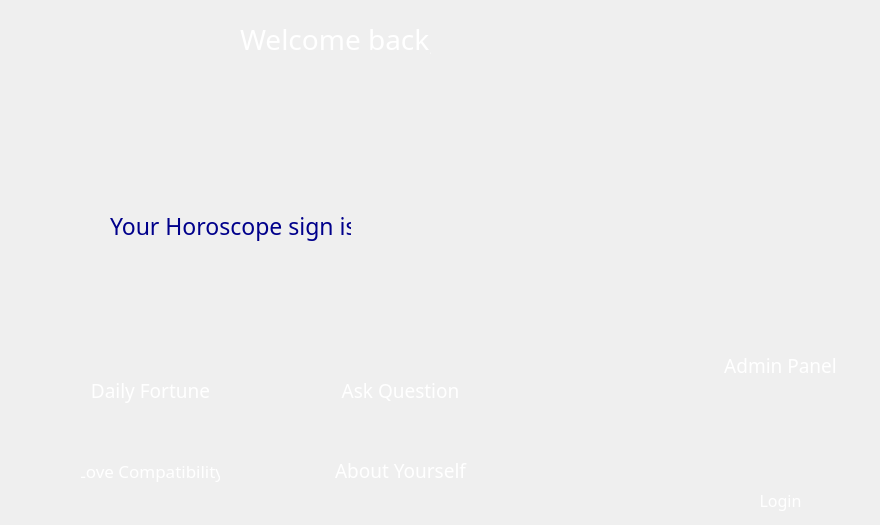
<?xml version="1.0" encoding="UTF-8"?>
<ui version="4.0">
 <class>MenuScreen</class>
 <widget class="QDialog" name="MenuScreen">
  <property name="geometry">
   <rect>
    <x>0</x>
    <y>0</y>
    <width>880</width>
    <height>525</height>
   </rect>
  </property>
  <property name="windowTitle">
   <string>Dialog</string>
  </property>
  <widget class="QLabel" name="label">
   <property name="geometry">
    <rect>
     <x>110</x>
     <y>200</y>
     <width>241</width>
     <height>51</height>
    </rect>
   </property>
   <property name="font">
    <font>
     <family>Ageo</family>
     <pointsize>17</pointsize>
    </font>
   </property>
   <property name="styleSheet">
    <string notr="true">color:darkblue</string>
   </property>
   <property name="text">
    <string>Your Horoscope sign is:</string>
   </property>
  </widget>
  <widget class="QLabel" name="label_sign">
   <property name="geometry">
    <rect>
     <x>370</x>
     <y>170</y>
     <width>171</width>
     <height>121</height>
    </rect>
   </property>
   <property name="text">
    <string/>
   </property>
   <property name="alignment">
    <set>Qt::AlignCenter</set>
   </property>
  </widget>
  <widget class="QPushButton" name="pushButton_admin">
   <property name="geometry">
    <rect>
     <x>700</x>
     <y>350</y>
     <width>161</width>
     <height>31</height>
    </rect>
   </property>
   <property name="font">
    <font>
     <family>Ageo Medium</family>
     <pointsize>14</pointsize>
     <weight>50</weight>
     <bold>false</bold>
    </font>
   </property>
   <property name="styleSheet">
    <string notr="true">color:white</string>
   </property>
   <property name="text">
    <string>Admin Panel</string>
   </property>
   <property name="flat">
    <bool>true</bool>
   </property>
  </widget>
  <widget class="QLineEdit" name="lineEdit_admin_pass">
   <property name="geometry">
    <rect>
     <x>710</x>
     <y>440</y>
     <width>121</width>
     <height>31</height>
    </rect>
   </property>
   <property name="styleSheet">
    <string notr="true">background:transparent</string>
   </property>
   <property name="frame">
    <bool>false</bool>
   </property>
   <property name="echoMode">
    <enum>QLineEdit::Password</enum>
   </property>
  </widget>
  <widget class="QPushButton" name="pushButton_admin_login">
   <property name="geometry">
    <rect>
     <x>710</x>
     <y>480</y>
     <width>141</width>
     <height>41</height>
    </rect>
   </property>
   <property name="font">
    <font>
     <family>Ageo Medium</family>
     <pointsize>12</pointsize>
     <weight>50</weight>
     <bold>false</bold>
    </font>
   </property>
   <property name="styleSheet">
    <string notr="true">color:white</string>
   </property>
   <property name="text">
    <string>Login</string>
   </property>
   <property name="flat">
    <bool>true</bool>
   </property>
  </widget>
  <widget class="QPushButton" name="pushButton_fortune">
   <property name="geometry">
    <rect>
     <x>80</x>
     <y>370</y>
     <width>141</width>
     <height>41</height>
    </rect>
   </property>
   <property name="font">
    <font>
     <family>Ageo</family>
     <pointsize>14</pointsize>
    </font>
   </property>
   <property name="styleSheet">
    <string notr="true">color:white</string>
   </property>
   <property name="text">
    <string>Daily Fortune</string>
   </property>
   <property name="flat">
    <bool>true</bool>
   </property>
  </widget>
  <widget class="QPushButton" name="pushButton_question">
   <property name="geometry">
    <rect>
     <x>330</x>
     <y>370</y>
     <width>141</width>
     <height>41</height>
    </rect>
   </property>
   <property name="sizePolicy">
    <sizepolicy hsizetype="Minimum" vsizetype="Maximum">
     <horstretch>0</horstretch>
     <verstretch>12</verstretch>
    </sizepolicy>
   </property>
   <property name="font">
    <font>
     <family>Ageo</family>
     <pointsize>14</pointsize>
    </font>
   </property>
   <property name="styleSheet">
    <string notr="true">color:white</string>
   </property>
   <property name="text">
    <string>Ask Question</string>
   </property>
   <property name="flat">
    <bool>true</bool>
   </property>
  </widget>
  <widget class="QLabel" name="label_2">
   <property name="geometry">
    <rect>
     <x>-10</x>
     <y>-10</y>
     <width>891</width>
     <height>541</height>
    </rect>
   </property>
   <property name="text">
    <string/>
   </property>
   <property name="pixmap">
    <pixmap resource="resources.qrc">:/new/prefix1/menuscreen.png</pixmap>
   </property>
  </widget>
  <widget class="QLineEdit" name="lineEdit_name">
   <property name="geometry">
    <rect>
     <x>430</x>
     <y>20</y>
     <width>280</width>
     <height>35</height>
    </rect>
   </property>
   <property name="font">
    <font>
     <family>Ageo</family>
     <pointsize>21</pointsize>
    </font>
   </property>
   <property name="cursor">
    <cursorShape>ForbiddenCursor</cursorShape>
   </property>
   <property name="styleSheet">
    <string notr="true">background: transparent;
color:rgb(255, 255, 255)</string>
   </property>
   <property name="frame">
    <bool>false</bool>
   </property>
   <property name="readOnly">
    <bool>true</bool>
   </property>
  </widget>
  <widget class="QLabel" name="label_wb">
   <property name="geometry">
    <rect>
     <x>240</x>
     <y>20</y>
     <width>191</width>
     <height>39</height>
    </rect>
   </property>
   <property name="font">
    <font>
     <family>Ageo</family>
     <pointsize>21</pointsize>
    </font>
   </property>
   <property name="styleSheet">
    <string notr="true">color:white</string>
   </property>
   <property name="text">
    <string>Welcome back,</string>
   </property>
  </widget>
  <widget class="QPushButton" name="pushButton_love">
   <property name="geometry">
    <rect>
     <x>80</x>
     <y>450</y>
     <width>141</width>
     <height>41</height>
    </rect>
   </property>
   <property name="font">
    <font>
     <family>Ageo</family>
     <pointsize>13</pointsize>
    </font>
   </property>
   <property name="styleSheet">
    <string notr="true">color:white</string>
   </property>
   <property name="text">
    <string>Love Compatibility</string>
   </property>
   <property name="flat">
    <bool>true</bool>
   </property>
  </widget>
  <widget class="QPushButton" name="pushButton_about">
   <property name="geometry">
    <rect>
     <x>320</x>
     <y>450</y>
     <width>161</width>
     <height>41</height>
    </rect>
   </property>
   <property name="sizePolicy">
    <sizepolicy hsizetype="Minimum" vsizetype="Maximum">
     <horstretch>0</horstretch>
     <verstretch>12</verstretch>
    </sizepolicy>
   </property>
   <property name="font">
    <font>
     <family>Ageo</family>
     <pointsize>14</pointsize>
    </font>
   </property>
   <property name="styleSheet">
    <string notr="true">color:white</string>
   </property>
   <property name="text">
    <string>About Yourself</string>
   </property>
   <property name="flat">
    <bool>true</bool>
   </property>
  </widget>
  <widget class="QLineEdit" name="lineEdit_admin_username">
   <property name="geometry">
    <rect>
     <x>710</x>
     <y>390</y>
     <width>121</width>
     <height>41</height>
    </rect>
   </property>
   <property name="styleSheet">
    <string notr="true">background:transparent</string>
   </property>
   <property name="frame">
    <bool>false</bool>
   </property>
   <property name="echoMode">
    <enum>QLineEdit::Normal</enum>
   </property>
  </widget>
  <widget class="QLabel" name="label_sign_name">
   <property name="geometry">
    <rect>
     <x>360</x>
     <y>110</y>
     <width>181</width>
     <height>71</height>
    </rect>
   </property>
   <property name="font">
    <font>
     <family>Ageo</family>
     <pointsize>13</pointsize>
    </font>
   </property>
   <property name="styleSheet">
    <string notr="true">color:white</string>
   </property>
   <property name="text">
    <string/>
   </property>
   <property name="alignment">
    <set>Qt::AlignCenter</set>
   </property>
  </widget>
  <zorder>label_2</zorder>
  <zorder>label</zorder>
  <zorder>label_sign</zorder>
  <zorder>pushButton_admin</zorder>
  <zorder>lineEdit_admin_pass</zorder>
  <zorder>pushButton_admin_login</zorder>
  <zorder>pushButton_fortune</zorder>
  <zorder>pushButton_question</zorder>
  <zorder>lineEdit_name</zorder>
  <zorder>label_wb</zorder>
  <zorder>pushButton_love</zorder>
  <zorder>pushButton_about</zorder>
  <zorder>lineEdit_admin_username</zorder>
  <zorder>label_sign_name</zorder>
 </widget>
 <resources>
  <include location="resources.qrc"/>
 </resources>
 <connections/>
</ui>
